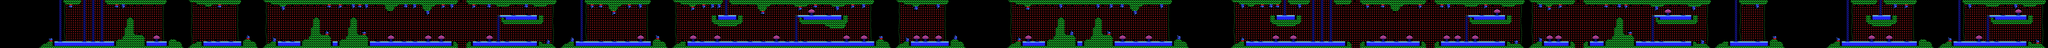

Tiled map render using the project's own tile images. Description and the map definition, with tile-layer contents summarised, below:
An orthogonal 935x22 tile map with 8x8 px tiles, 1 tile layer (Tile Layer 1).

<map version="1.0" orientation="orthogonal" renderorder="right-down" width="935" height="22" tilewidth="8" tileheight="8" nextobjectid="1"><tileset firstgid="1" name="moai-tiles" tilewidth="8" tileheight="8" tilecount="256" columns="16"><image source="water-tiles.png" width="128" height="128" /></tileset><layer name="Tile Layer 1" width="935" height="22"><data>[20570 cells, 20570 non-empty, 52 distinct tile ids]</data></layer></map>
